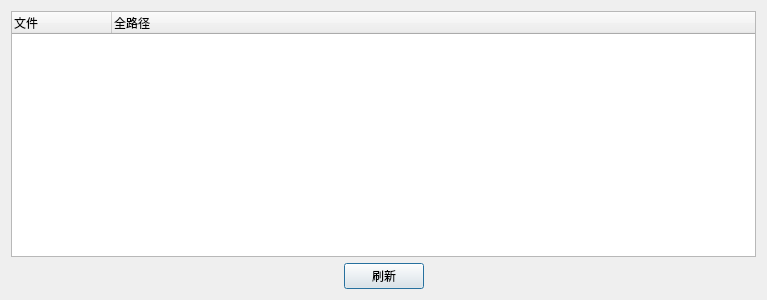
<?xml version="1.0" encoding="UTF-8"?>
<ui version="4.0">
 <class>FileListDialog</class>
 <widget class="QDialog" name="FileListDialog">
  <property name="geometry">
   <rect>
    <x>0</x>
    <y>0</y>
    <width>767</width>
    <height>300</height>
   </rect>
  </property>
  <property name="windowTitle">
   <string>文件列表</string>
  </property>
  <layout class="QVBoxLayout" name="verticalLayout">
   <item>
    <widget class="QTreeWidget" name="treeWidget">
     <column>
      <property name="text">
       <string>文件</string>
      </property>
     </column>
     <column>
      <property name="text">
       <string>全路径</string>
      </property>
     </column>
    </widget>
   </item>
   <item>
    <layout class="QHBoxLayout" name="horizontalLayout">
     <item>
      <spacer name="horizontalSpacer">
       <property name="orientation">
        <enum>Qt::Horizontal</enum>
       </property>
       <property name="sizeHint" stdset="0">
        <size>
         <width>238</width>
         <height>20</height>
        </size>
       </property>
      </spacer>
     </item>
     <item>
      <widget class="QPushButton" name="refreshButton">
       <property name="text">
        <string>刷新</string>
       </property>
      </widget>
     </item>
     <item>
      <spacer name="horizontalSpacer_2">
       <property name="orientation">
        <enum>Qt::Horizontal</enum>
       </property>
       <property name="sizeHint" stdset="0">
        <size>
         <width>238</width>
         <height>20</height>
        </size>
       </property>
      </spacer>
     </item>
    </layout>
   </item>
  </layout>
 </widget>
 <resources/>
 <connections/>
</ui>
